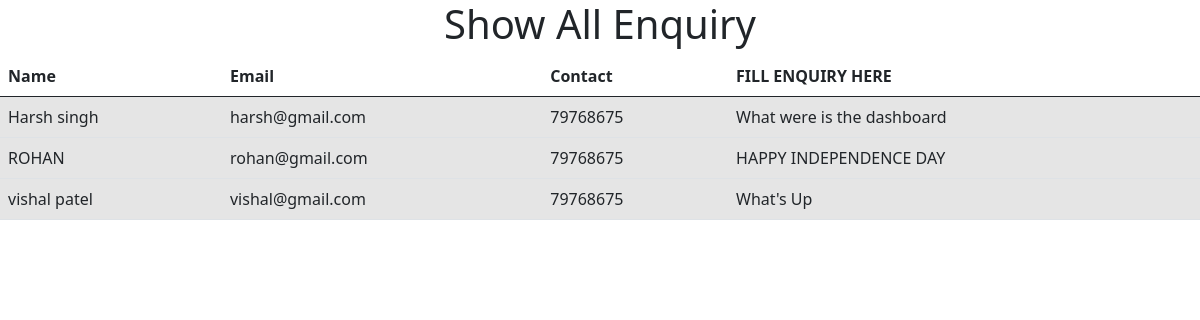
The page /adash/ on the database its author committed.
### app/models.py (models this page shows)
class QueryDataBase(models.Model):
    Name=models.CharField(max_length=50,blank=False)
    Email=models.EmailField(max_length=50)
    Contact=models.CharField(max_length=50)
    Query=models.CharField(max_length=50)

### app/views.py (the view)
# urls.py: path('adash/',views.Querydatadisplay,name='query'),
def Querydatadisplay(request):
    d=QueryDataBase.objects.all()
    return render(request,"datadisp.html",{"data":d})

### app/templates/datadisp.html (shortened to what this page needs)
<!DOCTYPE html>
<html lang="en">
<head>
    <link href="https://cdn.jsdelivr.net/npm/bootstrap@5.0.2/dist/css/bootstrap.min.css" rel="stylesheet">
</head>
<body>
            <h1 style="text-align: center;">Show All Enquiry</h1>
            <table class="table table-green">
                <thead>
                  <th>Name</th>
                  <th>Email</th>
                  <th>Contact</th>
                  <th>FILL ENQUIRY HERE</th>
                </thead>
                <tbody>
                    {% for i in data %}
                  <tr class="table-active">
                    <td>{{i.Name}}</td>
                    <td>{{i.Email}}</td>
                    <td>{{i.Contact}}</td>
                    <td>{{i.Query}}</td>
                  </tr>
                    {% endfor %}
                </tbody>
              </table>
</body>
</html>

### rows shown on the page
QueryDataBase: Name "Harsh singh", Email "harsh@gmail.com", Contact "79768675", Query "What were is the dashboard"
QueryDataBase: Name "ROHAN", Email "rohan@gmail.com", Contact "79768675", Query "HAPPY INDEPENDENCE DAY"
QueryDataBase: Name "vishal patel", Email "vishal@gmail.com", Contact "79768675", Query "What's Up"
